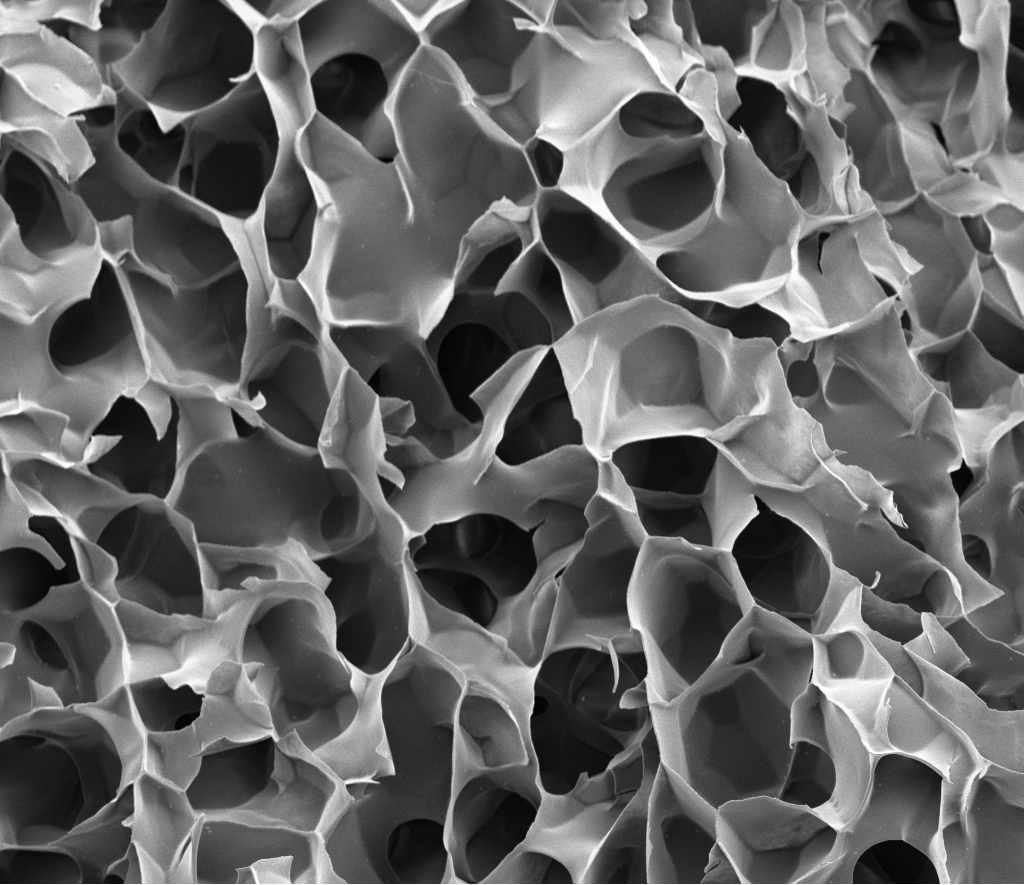
#> input picture images/GelMA_ctrl/1 (sem_barra).tif, 1024 x 885 px; its folder holds only this picture in this run
$ jupyter execute 'Cópia_de_PorosidadeMEV_pacotes.ipynb'   (shell and % lines are left out)
#> lines starting #> are read from the running program, lines starting #| are printed output that depends on the picture; after the words box and inside, x2 and y2 are one past the last pixel; in counts of white or black regions, pixels touching at a corner belong together
<a href="https://colab.research.google.com/github/JCarnelosMV/Image_Analysis/blob/main/C%C3%B3pia_de_PorosidadeMEV_pacotes.ipynb" target="_parent"></a>

[cell 1]
import cv2
import numpy as np
import matplotlib.pyplot as plt
import glob

# ======================================================
# 1) CONFIGURAÇÕES
# ======================================================

pixel_size = 100 / 1024   # µm por pixel (ajuste conforme sua imagem)
min_area_px = 400
min_circularity = 0.05

# pasta com as imagens
folder = "/content/Image_Analysis/images/GelMA_ctrl/*.tif"   # ajuste: png, tiff etc.

image_list = glob.glob(folder)
print(f"Total de imagens encontradas: {len(image_list)}")

# listas acumuladas
all_diameters = []
all_areas = []
porosities = []

# ======================================================
# LOOP EM TODAS AS IMAGENS
# ======================================================

for img_path in image_list:

    print(f"\nProcessando: {img_path}")

    # 2) CARREGAR IMAGEM
    image = cv2.imread(img_path)
#> image is the input picture: shape (885, 1024, 3); min 2, max 255, mean 98.6
    gray = cv2.cvtColor(image, cv2.COLOR_BGR2GRAY)

    clahe = cv2.createCLAHE(
    clipLimit=4.0,
    tileGridSize=(16,16)
)

    gray = clahe.apply(gray)

    gray_blur = cv2.GaussianBlur(gray, (3,3), 0)

    # 3) SEGMENTAÇÃO OTSU
    _, thresh = cv2.threshold(
    gray_blur,
    130,
    255,
    cv2.THRESH_BINARY_INV
)
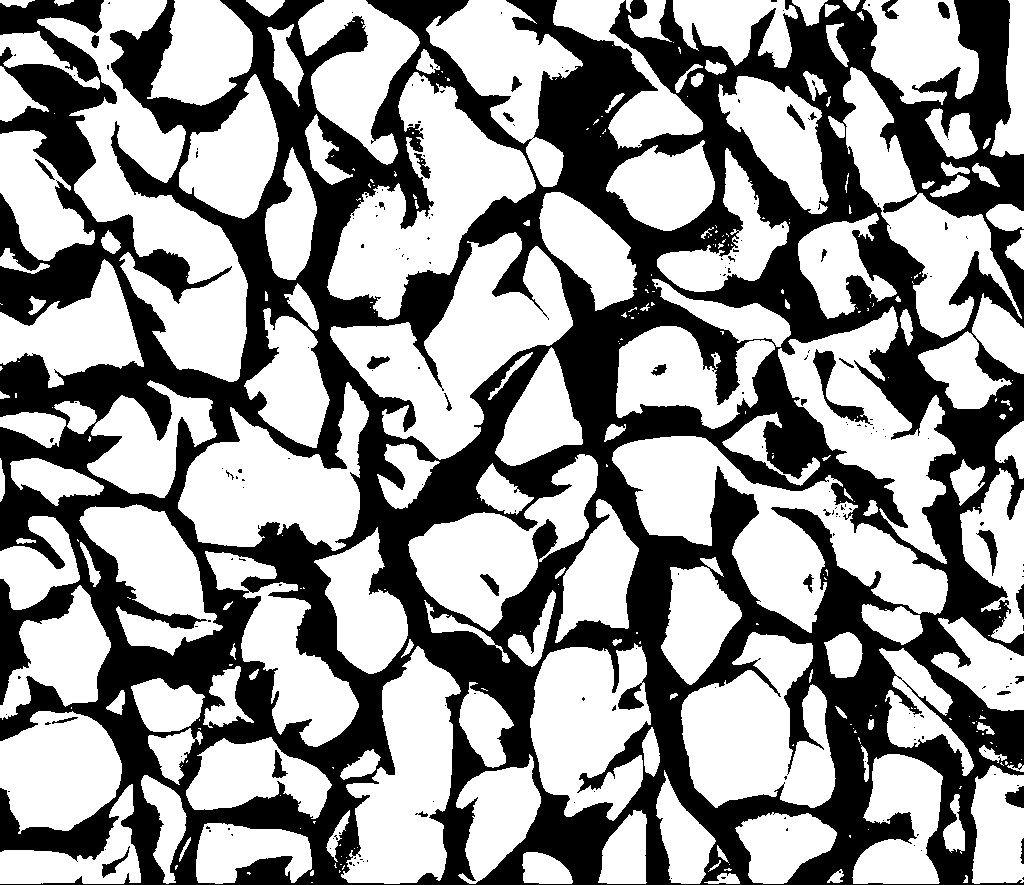
#> thresh: shape (885, 1024); 58.8% white; 202 black regions (170 under 20 px), largest, box (x1, y1, x2, y2) and area: (0, 0, 1024, 885) 368854, (813, 349, 873, 425) 1006, (976, 530, 998, 576) 337


    # 4) MORFOLOGIA
    kernel = np.ones((2,2), np.uint8)
    clean = cv2.morphologyEx(thresh, cv2.MORPH_CLOSE, kernel, iterations=1)
#> clean: shape (885, 1024); 58.9% white; 117 black regions (78 under 20 px), largest, box (x1, y1, x2, y2) and area: (0, 0, 1024, 885) 362316, (0, 0, 105, 83) 3754, (814, 351, 871, 425) 999
    clean = cv2.morphologyEx(clean, cv2.MORPH_OPEN, kernel, iterations=1)
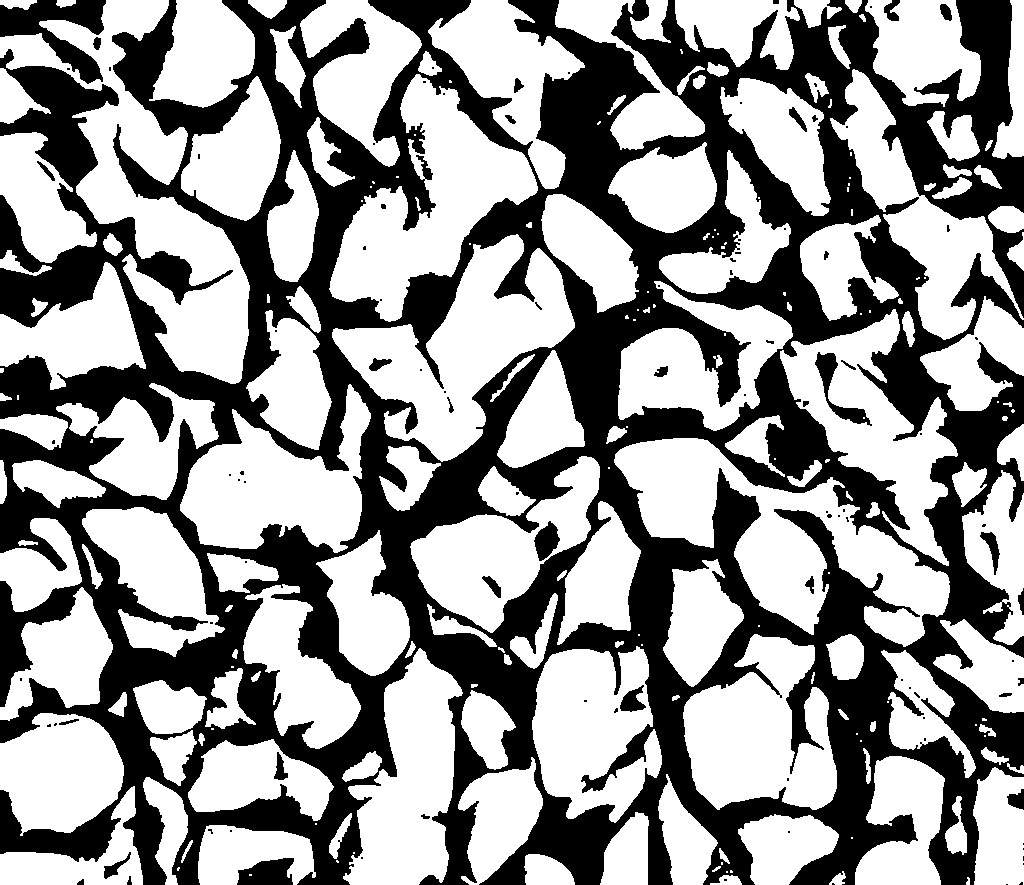
#> clean: shape (885, 1024); 58.9% white; 102 black regions (65 under 20 px)

    # 5) CONTORNOS
    contours, _ = cv2.findContours(clean, cv2.RETR_EXTERNAL, cv2.CHAIN_APPROX_SIMPLE)
#> contours = 208 contours, 74 with area under 20; largest, box (x1, y1, x2, y2) and area: (0, 0, 250, 384) 27106, (614, 438, 950, 647) 25897, (332, 234, 575, 462) 22452, (329, 74, 538, 322) 20852, (683, 634, 837, 810) 17630

    valid_contours = []
    diameters_um = []
    areas_um2 = []

    for cnt in contours:
        area = cv2.contourArea(cnt)
        if area < min_area_px:
            continue

        per = cv2.arcLength(cnt, True)
        circularity = 4 * np.pi * (area / (per*per + 1e-6))

        if circularity < min_circularity:
            continue

        area_um2 = area * (pixel_size ** 2)
        areas_um2.append(area_um2)

        diam = 2 * np.sqrt(area_um2 / np.pi)
        diameters_um.append(diam)

        valid_contours.append(cnt)
#> this loop made 208 passes
#> area on passes 2, 4, 13: 173, 101, 53.5
#> after the loop, areas_um2 = 80 values, max 258.5 at index 79, min 4.11 at index 77, mean 61; diameters_um = 80 values, max 18.14 at index 79, min 2.29 at index 77, mean 7.91; valid_contours = 80 contours; largest, box (x1, y1, x2, y2) and area: (0, 0, 250, 384) 27106, (614, 438, 950, 647) 25897, (332, 234, 575, 462) 22452, (329, 74, 538, 322) 20852, (683, 634, 837, 810) 17630

    # acumula nos dados gerais
    all_diameters.extend(diameters_um)
    all_areas.extend(areas_um2)

    # porosidade de cada imagem
    total_pixels = clean.size
    poro_pixels = clean.sum() / 255
#> poro_pixels = 533406
    porosity_percent = (poro_pixels / total_pixels) * 100
#> porosity_percent = 58.86
    porosities.append(porosity_percent)

    # ======================================================
    # PLOT DA SEGMENTAÇÃO DE CADA IMAGEM
    # ======================================================

    plt.figure(figsize=(15,5))
    plt.suptitle(f"Processamento: {img_path}")

    plt.subplot(1,3,1)
    plt.title("Original")
    plt.imshow(gray, cmap='gray')
    plt.axis("off")

    plt.subplot(1,3,2)
    plt.title("Segmentação refinada")
    plt.imshow(clean, cmap='gray')
    plt.axis("off")

    plt.subplot(1,3,3)
    plt.title("Contornos válidos")
    img_c = image.copy()
    cv2.drawContours(img_c, valid_contours, -1, (0,0,255), 2)
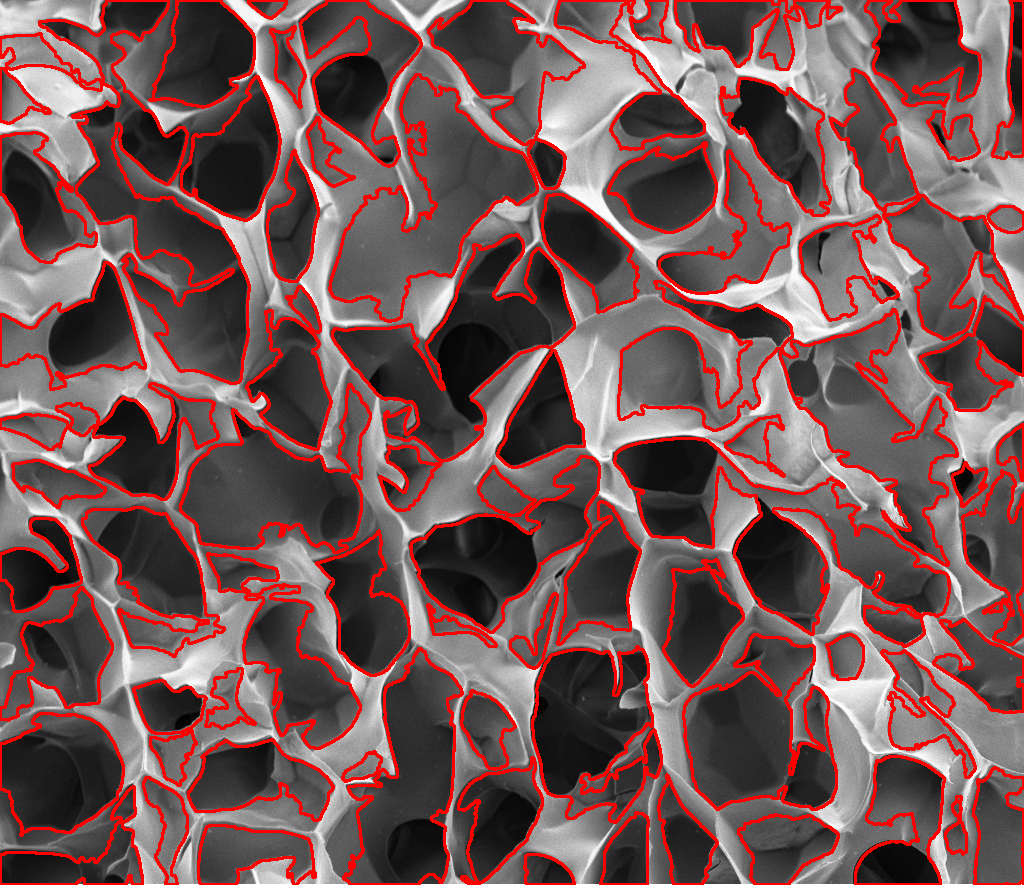
#> img_c: shape (885, 1024, 3); 13.55% of pixels changed, all inside (x1, y1, x2, y2) = (0, 0, 1024, 885)
    plt.imshow(cv2.cvtColor(img_c, cv2.COLOR_BGR2RGB))
    plt.axis("off")

    plt.show()

    print("\n--- RESULTADOS ---")
    print(f"Poros detectados: {len(valid_contours)}")
#| Poros detectados: 80
    print(f"Diâmetro médio (µm): {np.mean(diameters_um):.3f}")
#| Diâmetro médio (µm): 7.908
    print(f"Porosidade (%): {porosity_percent:.2f}")
#| Porosidade (%): 58.86
    print("-----------------------------------------")

# ======================================================
# HISTOGRAMA FINAL — MÉDIA DO PACOTE
# ======================================================

plt.figure(figsize=(7,4))
plt.hist(all_diameters, bins=30)
plt.xlabel("Diâmetro dos poros (µm)")
plt.ylabel("Frequência")
plt.title("Distribuição geral dos diâmetros (todas as imagens)")
plt.show()
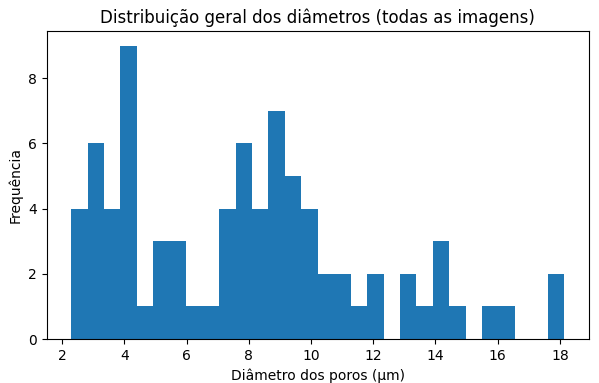
#> figure drawn by matplotlib, 1 panel; tallest bar 9 high, from x = 3.87 to 4.4

print("\n========== RESULTADOS GERAIS ==========")
print(f"Total de imagens: {len(image_list)}")
print(f"Total de poros detectados: {len(all_diameters)}")
#| Total de poros detectados: 80
print(f"Diâmetro médio geral (µm): {np.mean(all_diameters):.3f}")
#| Diâmetro médio geral (µm): 7.908
print(f"Porosidade média (%): {np.mean(porosities):.2f}")
#| Porosidade média (%): 58.86
print("========================================")

$ run again, on images/GelMA_ctrl/5 (sem_barra).tif
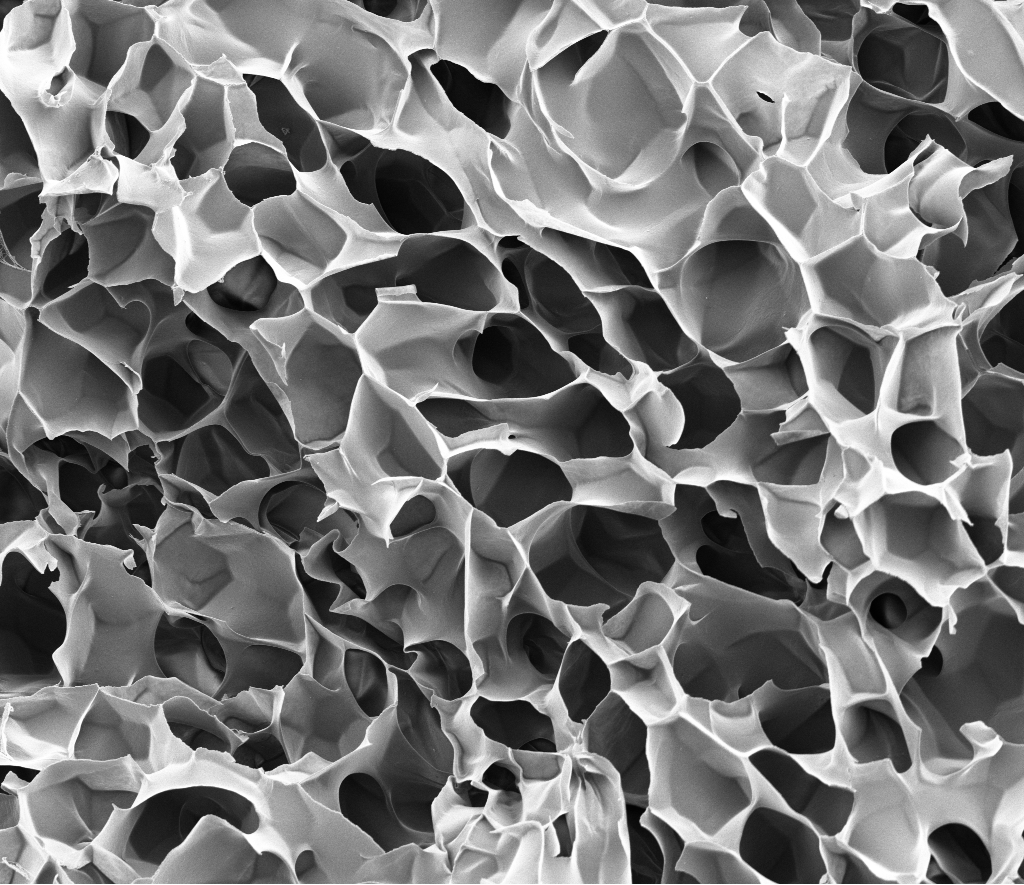
#> input picture images/GelMA_ctrl/5 (sem_barra).tif, 1024 x 885 px
#> image is the input picture: shape (885, 1024, 3); min 1, max 255, mean 117.8
#> `_, thresh = cv2.threshold( gray_blur, 130, 255, cv2.THRESH_BINARY_INV )`:
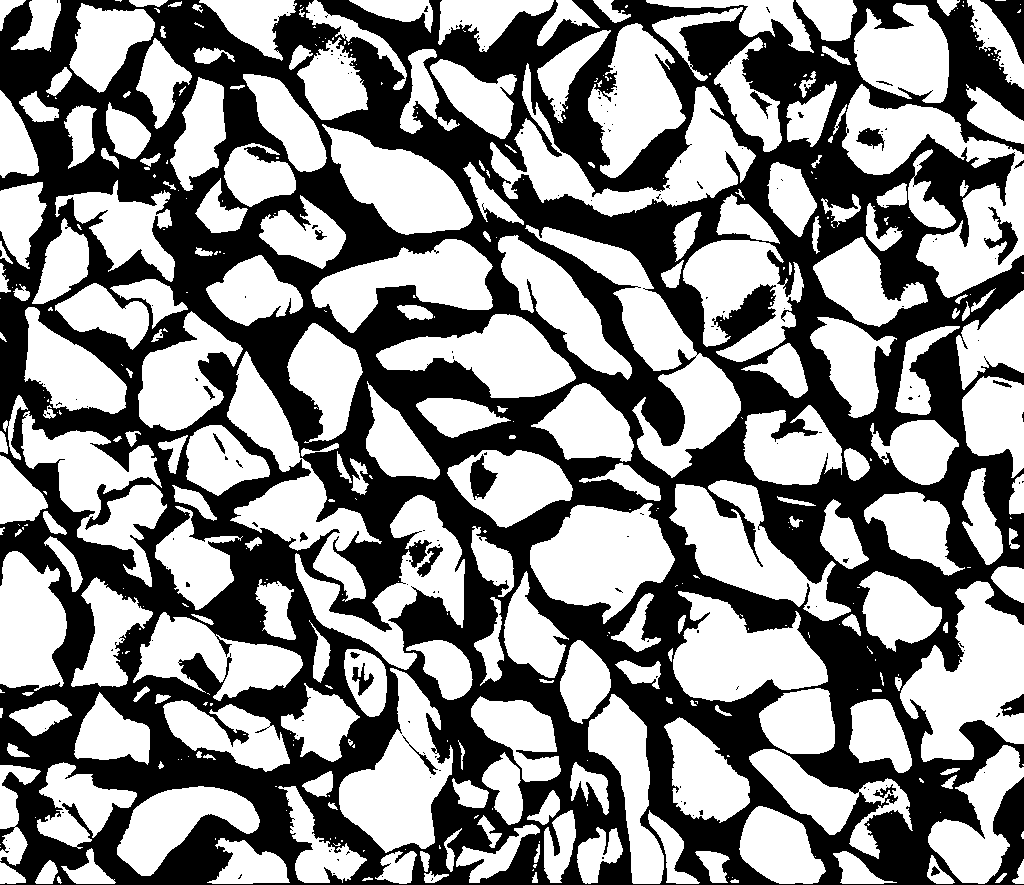
#> thresh: shape (885, 1024); 54.3% white; 180 black regions (159 under 20 px), largest, box (x1, y1, x2, y2) and area: (0, 0, 1024, 885) 408971, (980, 0, 1024, 64) 1145, (470, 454, 498, 500) 691
#> contours = 292 contours, 84 with area under 20; largest, box (x1, y1, x2, y2) and area: (838, 86, 1024, 300) 14050, (528, 227, 743, 480) 12459, (902, 583, 1024, 764) 12229, (492, 66, 758, 219) 11050, (229, 354, 383, 603) 10670
#> the loop `for cnt in contours:` made 292 passes
#> area on passes 4 to 6: 37, 29, 129.5
#> after the loop `for cnt in contours:`: areas_um2 = 129 values, max 134 at index 105, min 4.12 at index 60, mean 34.32; diameters_um = 129 values, max 13.06 at index 105, min 2.29 at index 60, mean 6.09; valid_contours = 129 contours; largest, box (x1, y1, x2, y2) and area: (838, 86, 1024, 300) 14050, (528, 227, 743, 480) 12459, (902, 583, 1024, 764) 12229, (492, 66, 758, 219) 11050, (229, 354, 383, 603) 10670
#> poro_pixels = 493385
#> porosity_percent = 54.44
#> img_c: shape (885, 1024, 3); 15.75% of pixels changed, all inside (x1, y1, x2, y2) = (0, 0, 1024, 885)
#| Poros detectados: 129
#| Diâmetro médio (µm): 6.089
#| Porosidade (%): 54.44
#> `plt.show()`:
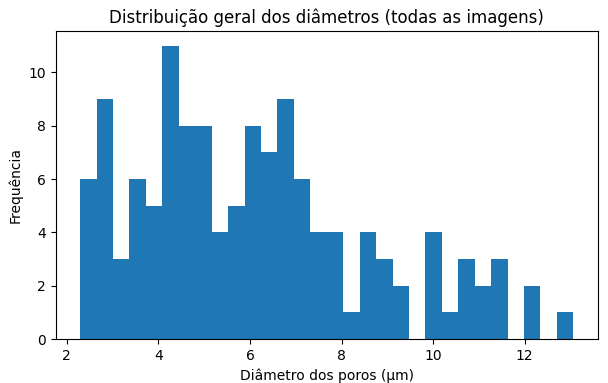
#> figure drawn by matplotlib, 1 panel; tallest bar 11 high, from x = 4.09 to 4.44
#| Total de poros detectados: 129
#| Diâmetro médio geral (µm): 6.089
#| Porosidade média (%): 54.44
